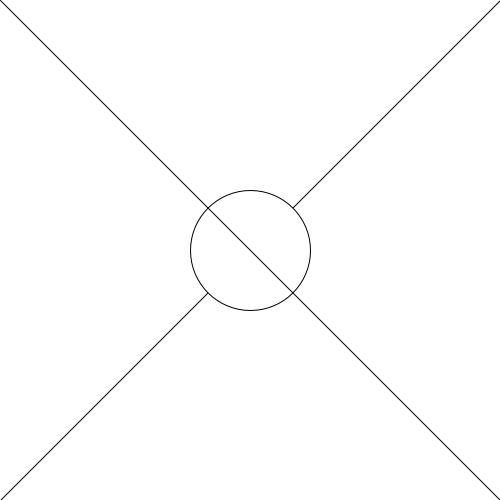
Frame 1 (no input)
Frame 60 (the mouse pressed at the canvas centre just before this capture): identical to frame 1, image omitted
Frame 120 (the mouse held since frame 60 and released just before this capture): identical to frame 1, image omitted

The Processing sketch that drew this single still picture (run headless with seeded random() and noise(); from frame 60 on, the mouse is pressed at the canvas centre):

// Processing sketch: sketch_0
// ── sketch_0.pde
void setup() {
  size(500,500);
}

void draw() {
  background(255);
  line(500,0,0,500);
  ellipse(width/2,height/2,120,120);
  line(0,0,500,500);
}
